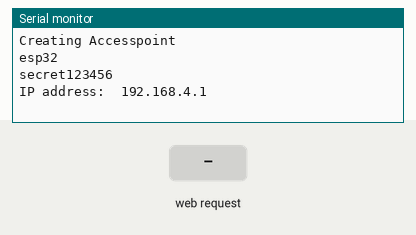
A sketch run on a simulated ESP32. Parts: the last lines printed to the serial monitor. Inputs (shaded band) come from the test bench. A WiFi scan finds three made-up networks.

Above: at 1.2 s.
1.3 s: HTTP request GET /?SCANNER=ON received
At 1.8 s:
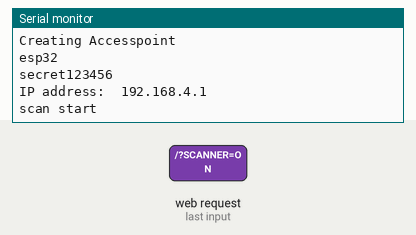
At 4.6 s:
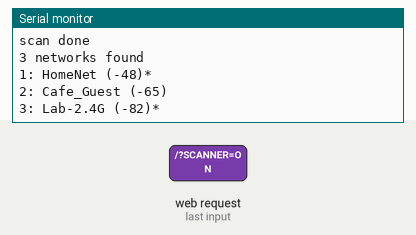

The sketch:

FingerPrintAPSTA.ino
```cpp
#include <WiFi.h>
#include <WiFiClient.h>
#include <WiFiServer.h>
#include <WebServer.h>
#include <WiFiUtils.h>

//kind of a working demo for a wifi scanner so far....
//TODO use an auxiliary variable to get the device to stop attempting to connect after a timeout
//note 2.4ghz wifi
const char *assid = "esp32";
const char *asecret = "secret123456";

WiFiServer server(80);

// Auxiliary variables
bool scannedNetwork = false;
String newPSK = "";
String newSSID = "";
String lastRequest = "";

//runs once
void setup() {
  //this is the buad rate
  //you can view serial with 'CTRL + SHIFT + M'
  Serial.begin(115200);
  WiFi.mode(WIFI_AP_STA);

  //access point part
  Serial.println("Creating Accesspoint");
  Serial.println(assid);
  Serial.println(asecret);
  WiFi.softAP(assid,asecret);
  Serial.print("IP address:\t");
  //this address by defualt is 192.168.4.1
  Serial.println(WiFi.softAPIP());

  //doing stuff that I'm unaware of
  server.begin();
}

//runs indefinetly
void loop() {
  WiFiClient client = server.available();
  if(client)//handling input to hardware is going to be based on indexing page requests
  {
  String request = client.readStringUntil('\r');

  if(lastRequest == request)//no change found
  {
    delay(10);
    return;
  }

  //-----------------------------START-----------------------------//
  ///////////////Client response checking based on url///////////////
  bool scanRequest = false;//temp aux is needed so that networks can be listed in html to client
  if(request.indexOf("SCANNER=ON") != -1)
  {
    //scanner button
    scanRequest = true;
    scannedNetwork = true;
  }

  //if textboxes contain info
  if(request.indexOf("T1=") != -1 && request.indexOf("T2=") != -1)
  {
    //plus 3 to account for the length of the string
    newSSID = request.substring(request.indexOf("T1=") + 3, request.indexOf("&T2="));
    int i = 0;
    bool allDigits = true;
    if(scannedNetwork)
    {
      for(int j = 0; j < newSSID.length(); ++j )
      {
        if(!isDigit(newSSID.charAt(j)))
        {
          allDigits = false;
        }
      }
      if(allDigits)
      {
        i = newSSID.toInt();//string to int
        newSSID = WiFi.SSID(i - 1);//int to proper ssid
      }
      else
      {
        newSSID = decodeURLStrings(newSSID);
      }
    }

    Serial.println(newSSID);
    newPSK = request.substring(request.indexOf("T2=") + 3, request.indexOf("HTTP") - 1);
    newPSK = decodeURLStrings(newPSK);
    Serial.println(newPSK);
  }

  if(request.indexOf("JOIN_NETWORK=JOIN") != -1)//Both this and the scanner cannot be a possibility
  {
    if(newSSID.length() > 0)
    {
      Serial.println("ATTEMPTING TO ESTABLISH STA");
      char * cssid = new char[newSSID.length()];
      char * cpsk = new char[newPSK.length()];

      newSSID.toCharArray(cssid, newSSID.length() + 1);
      newPSK.toCharArray(cpsk, newPSK.length() + 1);

      Serial.println(cssid);
      Serial.println(cpsk);

      connectToSSID(cssid, cpsk);
    }
  }
  ///////////////Client response checking based on url///////////////
  //------------------------------END------------------------------//

  //HTML is going to be an ugly mess because we're basically building it on the fly
  //alternatively...
  //
  //
  //
  //
  // ...
  // ... we'll make an app that automataically formats the requests for the user
  // this won't be as universal since it'll no longer be supported with browsers however

  //////////////////////Writing HTML to the client///////////////////
  //-----------------------------START-----------------------------//

  //meta tags are necessary to get browsers to stop cache
  //cache control is for http 1.1
  //pragma for http 1.0
  //expires for proxies

  String html = "<!DOCTYPE html> \
  <html> \
    <meta http-equiv=\"Cache-Control\" content=\"no-cache, no-store, must-revalidate\" /> \
    <meta http-equiv=\"Pragma\" content=\"no-cache\" /> \
    <meta http-equiv=\"Expires\" content=\"0\" /> \
    <body> \
      <center><h1>ESP32 Soft access point</h1></center> \
      <center><h2>Web Server</h2></center> \
      <form> \
        <button name=\"SCANNER\" button style=\"color:green\" value=\"ON\" type=\"submit\">SCAN NETWORKS</button> \
        <button name=\"JOIN_NETWORK\" button style=\"color=red\" value=\"JOIN\" type=\"submit\">CONNECT TO NETWORK</button><br><br> \
        <input TYPE=TEXT NAME='T1' VALUE='' SIZE='25' MAXLENGTH='50'></input> \
        <input TYPE=TEXT NAME='T2' VALUE='' SIZE='25' MAXLENGTH='50'></input> \
        </p>";//break a line

    String closingHtml = "</form> \
    </body> \
  </html>";
  client.print(html);
  if(scanRequest)
  {
    client.print(scanNetworks());
  }
  client.print(closingHtml);


  //////////////////////Writing HTML to the client///////////////////
  //------------------------------END------------------------------//
  lastRequest = request;
  request = "";
  }
}
```

WiFiUtils.h
```cpp
#ifndef WIFI_UTILS_H
#define WIFI_UTILS_H

void connectToSSID(const char * ssid, const char * psk);
String scanNetworks();
String decodeURLStrings(String original);
char * decodeURL(char * encodedURL);

#endif
```

Measured:
- after the input at 1.3 s, the serial monitor: prints a new line at once (image 1)
